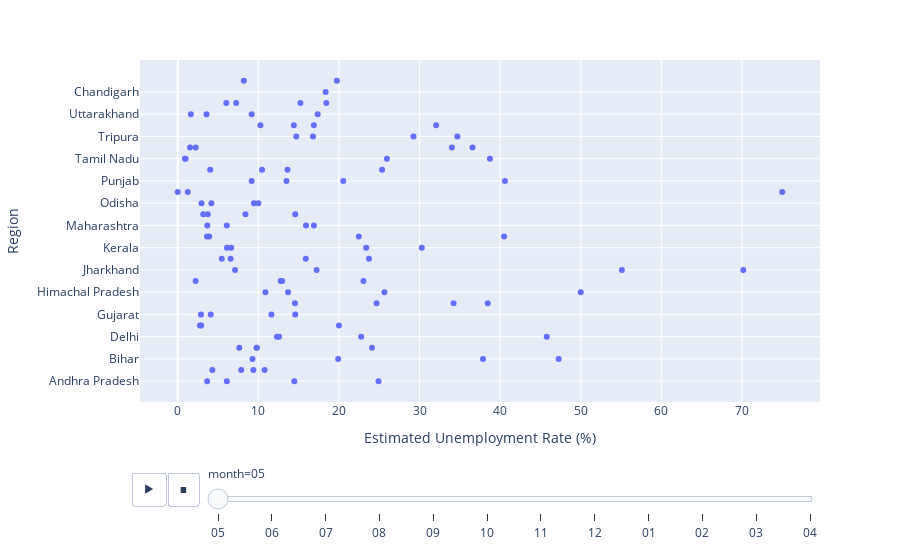

The notebook cell this image was saved under:
### Code cell
# Scatter Plot of Estimated Unemployment Rate in animation
pl.scatter(data_frame = df, x = 'Estimated Unemployment Rate (%)', y = 'Region', animation_frame = 'month')

### Figure 1 — Plotly figure (JSON) as saved in the notebook; plotly's stock layout.template omitted (floating-point values rounded to 4 significant figures)
{"data": [{"hovertemplate": "month=05<br>Estimated Unemployment Rate (%)=%{x}<br>Region=%{y}<extra></extra>", "legendgroup": "", "marker": {"color": "#636efa", "symbol": "circle"}, "mode": "markers", "name": "", "orientation": "h", "showlegend": false, "type": "scatter", "x": [3.65, 14.46, 4.29, 9.38, 9.27, 47.26, 9.82, 7.64, 12.56, 22.76, 2.91, 20, 2.88, 14.58, 14.54, 34.22, 13.68, 25.64, 12.78, 2.22, 7.11, 55.1, 5.46, 23.72, 6.63, 23.38, 3.63, 22.46, 3.67, 16.89, 3.16, 3.73, 4.17, 9.45, 0, 9.17, 40.59, 4.03, 10.45, 0.97, 38.73, 2.23, 34.01, 29.25, 14.71, 10.26, 16.89, 1.63, 3.57, 6.02, 18.43, 6.09, 24.91, 7.87, 10.77, 19.9, 37.87, 18.35, 9.77, 24.1, 12.31, 45.78, 2.75, 4.09, 11.62, 24.67, 38.46, 10.88, 50, 23.04, 12.96, 17.23, 70.17, 6.56, 15.88, 6.11, 30.28, 3.91, 40.49, 6.08, 15.92, 8.4, 14.58, 2.95, 10, 1.25, 75, 13.49, 20.54, 13.62, 25.35, 8.2, 19.75, 0.89, 25.95, 1.52, 36.57, 34.69, 16.78, 14.4, 32.06, 9.17, 17.36, 7.25, 15.22], "xaxis": "x", "y": ["Andhra Pradesh", "Andhra Pradesh", "Assam", "Assam", "Bihar", "Bihar", "Chhattisgarh", "Chhattisgarh", "Delhi", "Delhi", "Goa", "Goa", "Gujarat", "Gujarat", "Haryana", "Haryana", "Himachal Pradesh", "Himachal Pradesh", "Jammu & Kashmir", "Jammu & Kashmir", "Jharkhand", "Jharkhand", "Karnataka", "Karnataka", "Kerala", "Kerala", "Madhya Pradesh", "Madhya Pradesh", "Maharashtra", "Maharashtra", "Meghalaya", "Meghalaya", "Odisha", "Odisha", "Puducherry", "Punjab", "Punjab", "Rajasthan", "Rajasthan", "Tamil Nadu", "Tamil Nadu", "Telangana", "Telangana", "Tripura", "Tripura", "Uttar Pradesh", "Uttar Pradesh", "Uttarakhand", "Uttarakhand", "West Bengal", "West Bengal", "Andhra Pradesh", "Andhra Pradesh", "Assam", "Assam", "Bihar", "Bihar", "Chandigarh", "Chhattisgarh", "Chhattisgarh", "Delhi", "Delhi", "Goa", "Gujarat", "Gujarat", "Haryana", "Haryana", "Himachal Pradesh", "Himachal Pradesh", "Jammu & Kashmir", "Jammu & Kashmir", "Jharkhand", "Jharkhand", "Karnataka", "Karnataka", "Kerala", "Kerala", "Madhya Pradesh", "Madhya Pradesh", "Maharashtra", "Maharashtra", "Meghalaya", "Meghalaya", "Odisha", "Odisha", "Puducherry", "Puducherry", "Punjab", "Punjab", "Rajasthan", "Rajasthan", "Sikkim", "Sikkim", "Tamil Nadu", "Tamil Nadu", "Telangana", "Telangana", "Tripura", "Tripura", "Uttar Pradesh", "Uttar Pradesh", "Uttarakhand", "Uttarakhand", "West Bengal", "West Bengal"], "yaxis": "y"}], "layout": {"legend": {"tracegroupgap": 0}, "margin": {"t": 60}, "sliders": [{"active": 0, "currentvalue": {"prefix": "month="}, "len": 0.9, "pad": {"b": 10, "t": 60}, "steps": [{"args": [["05"], {"frame": {"duration": 0, "redraw": false}, "fromcurrent": true, "mode": "immediate", "transition": {"duration": 0, "easing": "linear"}}], "label": "05", "method": "animate"}, {"args": [["06"], {"frame": {"duration": 0, "redraw": false}, "fromcurrent": true, "mode": "immediate", "transition": {"duration": 0, "easing": "linear"}}], "label": "06", "method": "animate"}, {"args": [["07"], {"frame": {"duration": 0, "redraw": false}, "fromcurrent": true, "mode": "immediate", "transition": {"duration": 0, "easing": "linear"}}], "label": "07", "method": "animate"}, {"args": [["08"], {"frame": {"duration": 0, "redraw": false}, "fromcurrent": true, "mode": "immediate", "transition": {"duration": 0, "easing": "linear"}}], "label": "08", "method": "animate"}, {"args": [["09"], {"frame": {"duration": 0, "redraw": false}, "fromcurrent": true, "mode": "immediate", "transition": {"duration": 0, "easing": "linear"}}], "label": "09", "method": "animate"}, {"args": [["10"], {"frame": {"duration": 0, "redraw": false}, "fromcurrent": true, "mode": "immediate", "transition": {"duration": 0, "easing": "linear"}}], "label": "10", "method": "animate"}, {"args": [["11"], {"frame": {"duration": 0, "redraw": false}, "fromcurrent": true, "mode": "immediate", "transition": {"duration": 0, "easing": "linear"}}], "label": "11", "method": "animate"}, {"args": [["12"], {"frame": {"duration": 0, "redraw": false}, "fromcurrent": true, "mode": "immediate", "transition": {"duration": 0, "easing": "linear"}}], "label": "12", "method": "animate"}, {"args": [["01"], {"frame": {"duration": 0, "redraw": false}, "fromcurrent": true, "mode": "immediate", "transition": {"duration": 0, "easing": "linear"}}], "label": "01", "method": "animate"}, {"args": [["02"], {"frame": {"duration": 0, "redraw": false}, "fromcurrent": true, "mode": "immediate", "transition": {"duration": 0, "easing": "linear"}}], "label": "02", "method": "animate"}, {"args": [["03"], {"frame": {"duration": 0, "redraw": false}, "fromcurrent": true, "mode": "immediate", "transition": {"duration": 0, "easing": "linear"}}], "label": "03", "method": "animate"}, {"args": [["04"], {"frame": {"duration": 0, "redraw": false}, "fromcurrent": true, "mode": "immediate", "transition": {"duration": 0, "easing": "linear"}}], "label": "04", "method": "animate"}], "x": 0.1, "xanchor": "left", "y": 0, "yanchor": "top"}], "updatemenus": [{"buttons": [{"args": [null, {"frame": {"duration": 500, "redraw": false}, "fromcurrent": true, "mode": "immediate", "transition": {"duration": 500, "easing": "linear"}}], "label": "&#9654;", "method": "animate"}, {"args": [[null], {"frame": {"duration": 0, "redraw": false}, "fromcurrent": true, "mode": "immediate", "transition": {"duration": 0, "easing": "linear"}}], "label": "&#9724;", "method": "animate"}], "direction": "left", "pad": {"r": 10, "t": 70}, "showactive": false, "type": "buttons", "x": 0.1, "xanchor": "right", "y": 0, "yanchor": "top"}], "xaxis": {"anchor": "y", "domain": [0, 1], "title": {"text": "Estimated Unemployment Rate (%)"}}, "yaxis": {"anchor": "x", "domain": [0, 1], "title": {"text": "Region"}}}}
